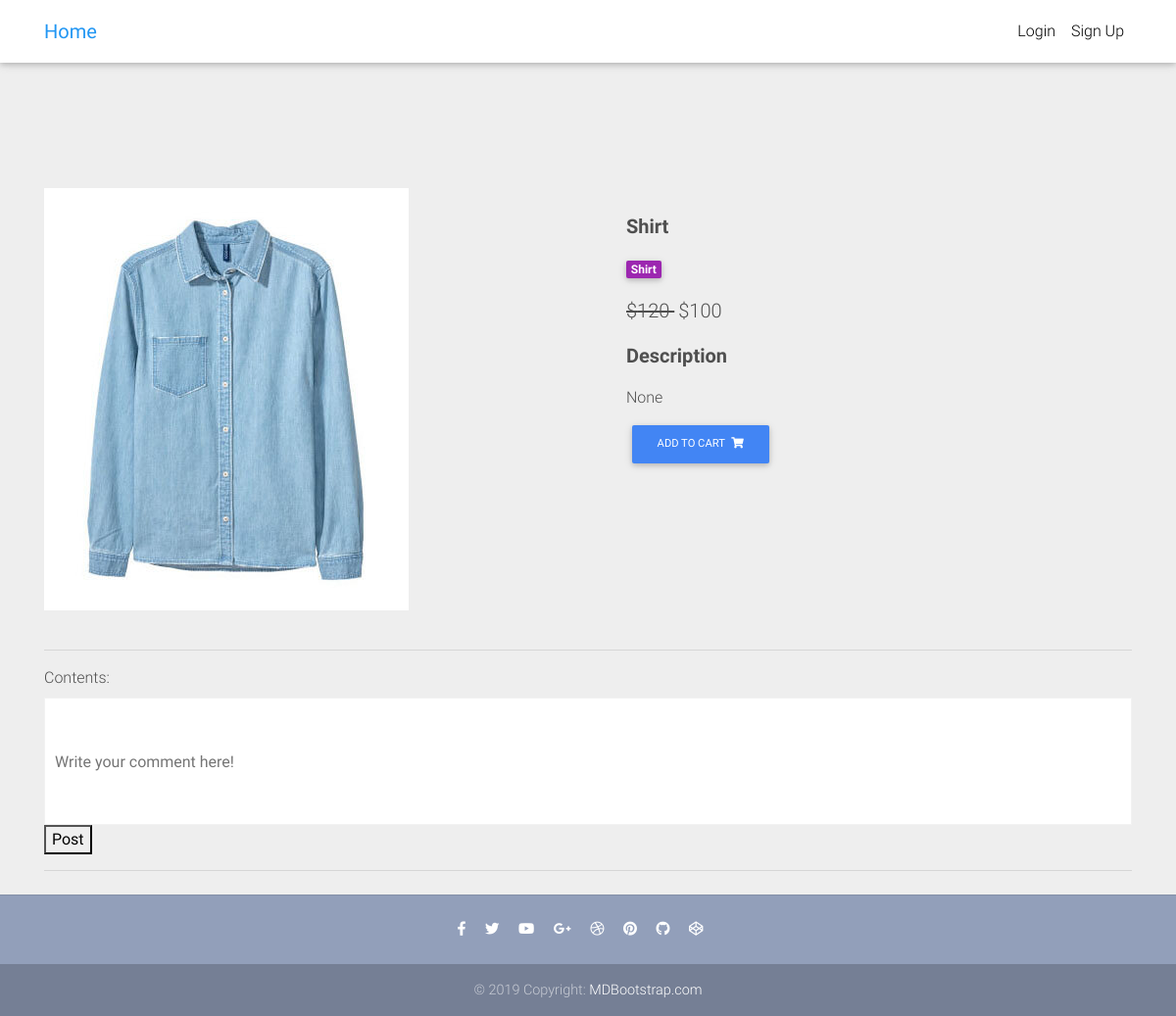
Page /product/test-product1/ on the committed database.
### core/models.py (models this page shows, shortened)
class Items(models.Model):
    title = models.CharField(max_length=100)
    img = models.ImageField(upload_to='items_img/')
    categories= models.CharField(choices=CATEGORIES_CHOICES,max_length=2)
    label= models.CharField(choices=LABEL_CHOICES,max_length=1,blank=True,null=True)
    price = models.IntegerField()
    discount_price = models.IntegerField(null=True,blank=True)
    description = models.CharField(max_length=1000,null=True,blank=True)
    slug = models.SlugField()
    def get_add_to_card_url(self):
        return reverse("core:add_to_cart",kwargs={
            'slug':self.slug,
        })

### core/views.py (the view, shortened to what this page needs)
# urls.py: path('product/<slug>/',ItemDetailView.as_view(),name='product'),
class  ItemDetailView(DetailView):
    model = Items
    template_name = "product-page.html"
    def get_context_data(self,*args,**kwargs):
        context = super().get_context_data(**kwargs)
        context['form'] = CommentForm()
        comments =Comments.objects.all().filter(item = self.get_object())
        context['comments'] = comments
        return context

### core/forms.py
class CommentForm(forms.Form):
    contents = forms.CharField(widget=forms.TextInput(attrs={
        'placeholder':'Write your comment here!',
        'class':'pb-cmnt-textarea'
    }))

### templates/product-page.html (shortened to what this page needs)
{% extends '_base.html' %}
{% block contents %}
  <main class="mt-5 pt-4">
    <div class="container dark-grey-text mt-5">
      <div class="row wow fadeIn">
        <div class="col-md-6 mb-4">
          <img src="{{ object.img.url }}" class="img-fluid" alt="">
        </div>
        <div class="col-md-6 mb-4">
          <div class="p-4">
            <p class="lead font-weight-bold">{{object.title}}</p>
            <div class="mb-3">
              <a href="">
                <span class="badge purple mr-1">{{object.get_categories_display}}</span>
              </a>
            </div>
            <p class="lead">
              {% if object.discount_price %}
                <span class="mr-1">
                  <del>
                    ${{ object.price }}
                  </del>
                </span>
                <span>${{object.discount_price}}</span>
              {% else %}
                <span>${{object.price}}</span>
              {% endif %}
            </p>
            <p class="lead font-weight-bold">Description</p>
            <p> {{ object.description}}</p>
            <a href="{{ object.get_add_to_card_url }}" class="btn btn-primary btn-md my-0 p" >Add to cart
              <i class="fas fa-shopping-cart ml-1"></i>
            </a>
          </div>
        </div>
      </div>
      <hr>
      <div>
        <form action="" method="POST">
          {{ form }}
          <button name="CommentForm" type="submit">Post</button>
        </form>
      </div>
      <hr>
  </main>
  <footer class="page-footer text-center font-small mt-4 wow fadeIn">
    <hr class="my-4">
    <div class="pb-4">
      <a href="https://www.facebook.com/mdbootstrap" target="_blank">
        <i class="fab fa-facebook-f mr-3"></i>
      </a>
      <a href="https://twitter.com/MDBootstrap" target="_blank">
        <i class="fab fa-twitter mr-3"></i>
      </a>
      <a href="https://www.youtube.com/watch?v=7MUISDJ5ZZ4" target="_blank">
        <i class="fab fa-youtube mr-3"></i>
      </a>
      <a href="https://plus.google.com/u/0/b/107863090883699620484" target="_blank">
        <i class="fab fa-google-plus-g mr-3"></i>
      </a>
      <a href="https://dribbble.com/mdbootstrap" target="_blank">
        <i class="fab fa-dribbble mr-3"></i>
      </a>
      <a href="https://pinterest.com/mdbootstrap" target="_blank">
        <i class="fab fa-pinterest mr-3"></i>
      </a>
      <a href="https://github.com/mdbootstrap/bootstrap-material-design" target="_blank">
        <i class="fab fa-github mr-3"></i>
      </a>
      <a href="http://codepen.io/mdbootstrap/" target="_blank">
        <i class="fab fa-codepen mr-3"></i>
      </a>
    </div>
    <div class="footer-copyright py-3">
      © 2019 Copyright:
      <a href="https://mdbootstrap.com/education/bootstrap/" target="_blank"> MDBootstrap.com </a>
    </div>
  </footer>
{% endblock %}

### core/static/css/comments/comments.css (style rules this page uses)
body { margin-top:20px; background:#eee; }

### templates/_base.html (style rules this page uses)
.pb-cmnt-textarea { resize: none; padding: 10px; height: 130px; width: 100%; border: 1px solid #F2F2F2; }
html, body, header, .carousel { height: 60vh; }

### rows in the picture
Items: img (picture), title "Shirt", categories "Shirt", price "120", discount_price "100", description "None"
